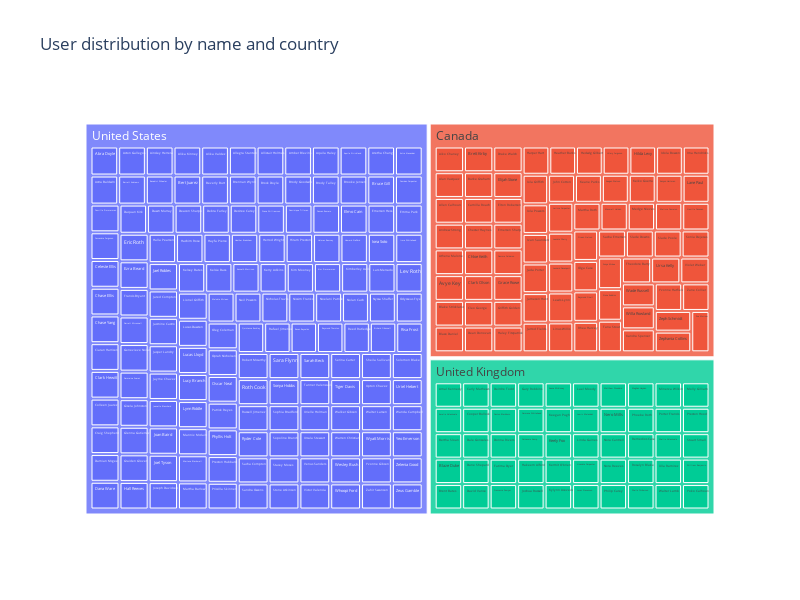

Notebook code for this chart:
### Markdown cell above
Haremos uso de plotly para graficar con un treemap la proporción de usuarios que hay en cada país. Escribimos users_df y ponemos en path las columnas country y full_name.

### Code cell
import plotly.express as px

fig = px.treemap(users_df, 
                 path=["country", "full_name"],  
                 title="User distribution by name and country",
                 width=800, 
                 height=600)

fig.show()

### Figure 1 — Plotly figure (JSON) as saved in the notebook; plotly's stock layout.template omitted (floating-point values rounded to 4 significant figures; data arrays with more than 128 entries replaced by an {"elided": "..."} marker saying what was removed)
{"data": [{"branchvalues": "total", "domain": {"x": [0, 1], "y": [0, 1]}, "hovertemplate": "labels=%{label}<br>count=%{value}<br>parent=%{parent}<br>id=%{id}<extra></extra>", "ids": {"elided": "278 str values"}, "labels": {"elided": "278 str values"}, "name": "", "parents": {"elided": "278 str values"}, "type": "treemap", "values": {"elided": "278 int values"}}], "layout": {"height": 600, "legend": {"tracegroupgap": 0}, "title": {"text": "User distribution by name and country"}, "width": 800}}
